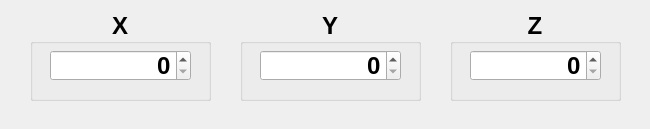
<?xml version="1.0" encoding="UTF-8"?>
<ui version="4.0">
 <class>CAStageWindow</class>
 <widget class="QWidget" name="CAStageWindow">
  <property name="geometry">
   <rect>
    <x>0</x>
    <y>0</y>
    <width>650</width>
    <height>129</height>
   </rect>
  </property>
  <property name="windowTitle">
   <string>UMUCO - STAGE</string>
  </property>
  <widget class="QGroupBox" name="xGroupBox">
   <property name="geometry">
    <rect>
     <x>30</x>
     <y>10</y>
     <width>181</width>
     <height>91</height>
    </rect>
   </property>
   <property name="font">
    <font>
     <pointsize>18</pointsize>
     <weight>75</weight>
     <bold>true</bold>
    </font>
   </property>
   <property name="title">
    <string>X</string>
   </property>
   <property name="alignment">
    <set>Qt::AlignCenter</set>
   </property>
   <widget class="QSpinBox" name="xValueTE">
    <property name="geometry">
     <rect>
      <x>20</x>
      <y>40</y>
      <width>141</width>
      <height>31</height>
     </rect>
    </property>
    <property name="alignment">
     <set>Qt::AlignRight|Qt::AlignTrailing|Qt::AlignVCenter</set>
    </property>
    <property name="showGroupSeparator" stdset="0">
     <bool>true</bool>
    </property>
    <property name="maximum">
     <number>99999</number>
    </property>
   </widget>
  </widget>
  <widget class="QGroupBox" name="yGroupBox">
   <property name="geometry">
    <rect>
     <x>240</x>
     <y>10</y>
     <width>181</width>
     <height>91</height>
    </rect>
   </property>
   <property name="font">
    <font>
     <pointsize>18</pointsize>
     <weight>75</weight>
     <bold>true</bold>
    </font>
   </property>
   <property name="title">
    <string>Y</string>
   </property>
   <property name="alignment">
    <set>Qt::AlignCenter</set>
   </property>
   <widget class="QSpinBox" name="yValueTE">
    <property name="geometry">
     <rect>
      <x>20</x>
      <y>40</y>
      <width>141</width>
      <height>31</height>
     </rect>
    </property>
    <property name="alignment">
     <set>Qt::AlignRight|Qt::AlignTrailing|Qt::AlignVCenter</set>
    </property>
    <property name="showGroupSeparator" stdset="0">
     <bool>true</bool>
    </property>
    <property name="maximum">
     <number>99999</number>
    </property>
   </widget>
  </widget>
  <widget class="QGroupBox" name="zGroupBox">
   <property name="geometry">
    <rect>
     <x>450</x>
     <y>10</y>
     <width>171</width>
     <height>91</height>
    </rect>
   </property>
   <property name="font">
    <font>
     <pointsize>18</pointsize>
     <weight>75</weight>
     <bold>true</bold>
    </font>
   </property>
   <property name="title">
    <string>Z</string>
   </property>
   <property name="alignment">
    <set>Qt::AlignCenter</set>
   </property>
   <widget class="QSpinBox" name="zValueTE">
    <property name="geometry">
     <rect>
      <x>20</x>
      <y>40</y>
      <width>131</width>
      <height>31</height>
     </rect>
    </property>
    <property name="alignment">
     <set>Qt::AlignRight|Qt::AlignTrailing|Qt::AlignVCenter</set>
    </property>
    <property name="showGroupSeparator" stdset="0">
     <bool>true</bool>
    </property>
    <property name="maximum">
     <number>99999</number>
    </property>
   </widget>
  </widget>
 </widget>
 <resources/>
 <connections/>
 <slots>
  <slot>on_xForwardPB_clicked()</slot>
  <slot>on_xBackwardPB_clicked()</slot>
  <slot>on_yForwardPB_clicked()</slot>
  <slot>on_yBackwardPB_clicked()</slot>
  <slot>on_zForwardPB_clicked()</slot>
  <slot>on_zBackwardPB_clicked()</slot>
  <slot>on_serialPortPUM_currentIndexChanged(QString)</slot>
 </slots>
</ui>
